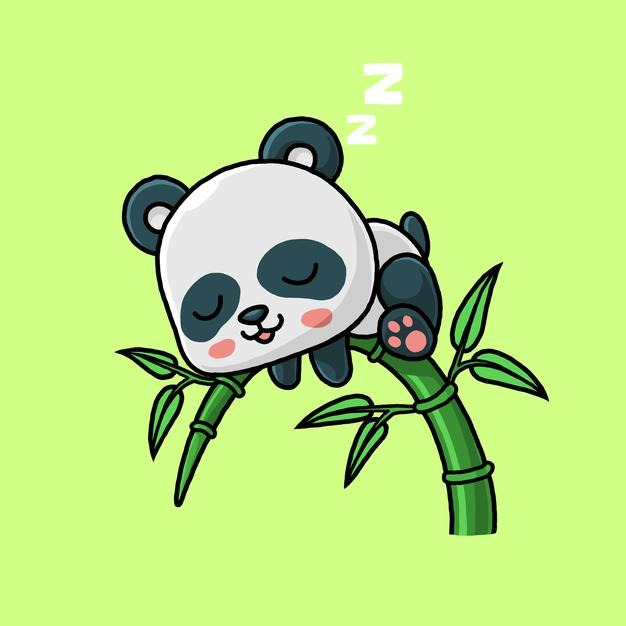
#> input picture Green Screen/panda.jpeg, 626 x 626 px
$ python greenScreen.py
#> lines starting #> are read from the running program, lines starting #| are printed output that depends on the picture
import cv2

img=cv2.imread("panda.jpeg")
#> img is the input picture: shape (626, 626, 3); mean B, G, R 130.4, 228.6, 189.4
img=cv2.cvtColor(img,cv2.COLOR_BGR2RGB)

bg=cv2.imread("background.jpeg")
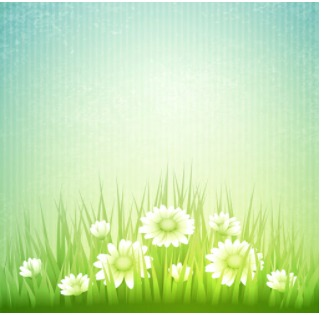
#> input picture Green Screen/background.jpeg, 321 x 315 px
#> bg is the input picture: shape (315, 321, 3); mean B, G, R 173.8, 228, 195.6
bg=cv2.cvtColor(bg,cv2.COLOR_BGR2RGB)

img=cv2.resize(img,(450,450))
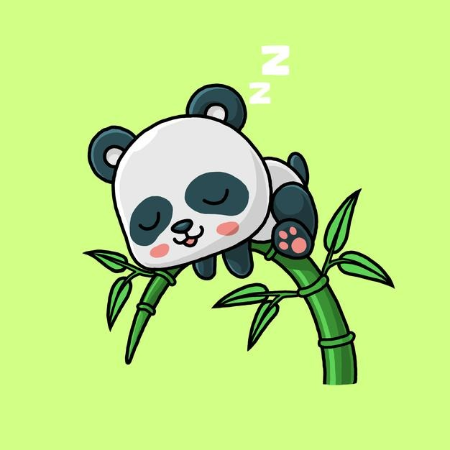
#> img: shape (450, 450, 3); mean R, G, B 189.4, 228.5, 130.3
bg=cv2.resize(bg,(450,450))
#> bg: shape (450, 450, 3)

hi,wi=img.shape[0:2]
#> hi = 450; wi = 450

for i in range(hi):
  for j in range(wi):
    if img[i,j,1]<240:
      bg[i,j]=img[i,j]
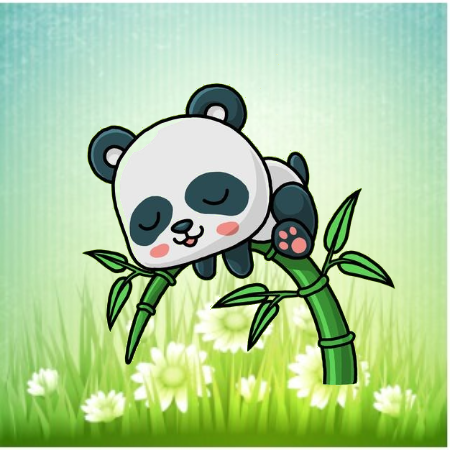
#> bg: shape (450, 450, 3); mean R, G, B 170.3, 203.3, 153.7

bg=cv2.cvtColor(bg,cv2.COLOR_RGB2BGR)
cv2.imshow("greenScreen.jpg",bg)
print("Program done")
